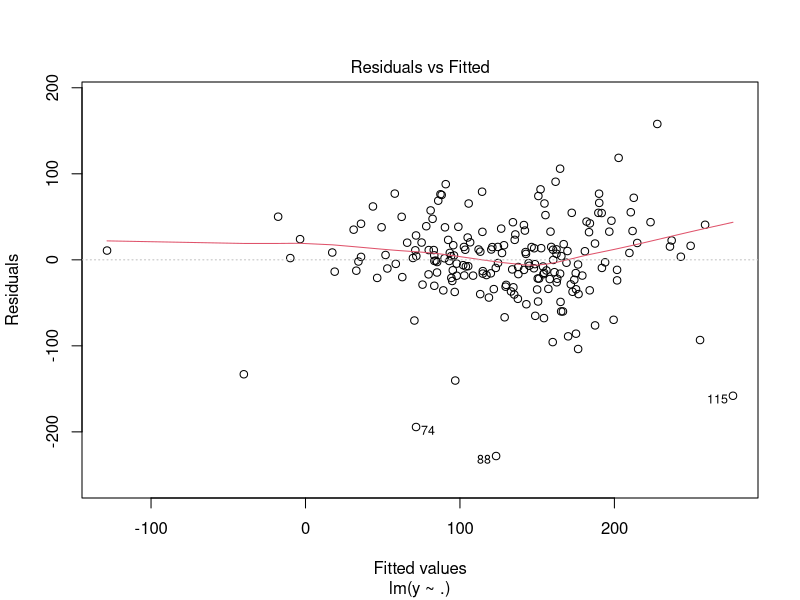
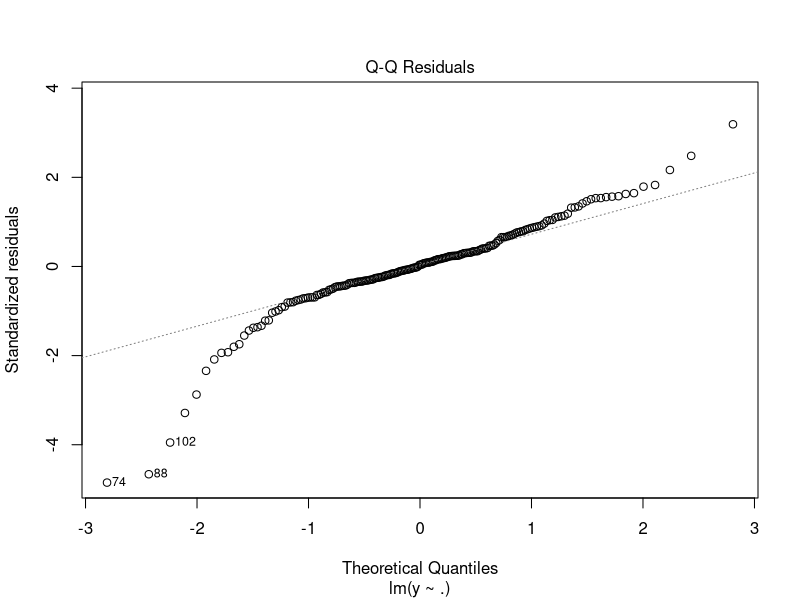
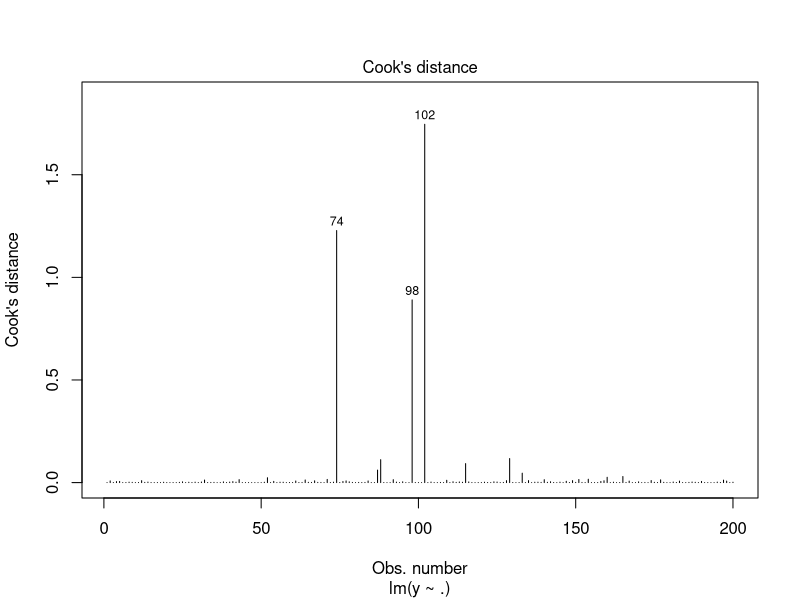
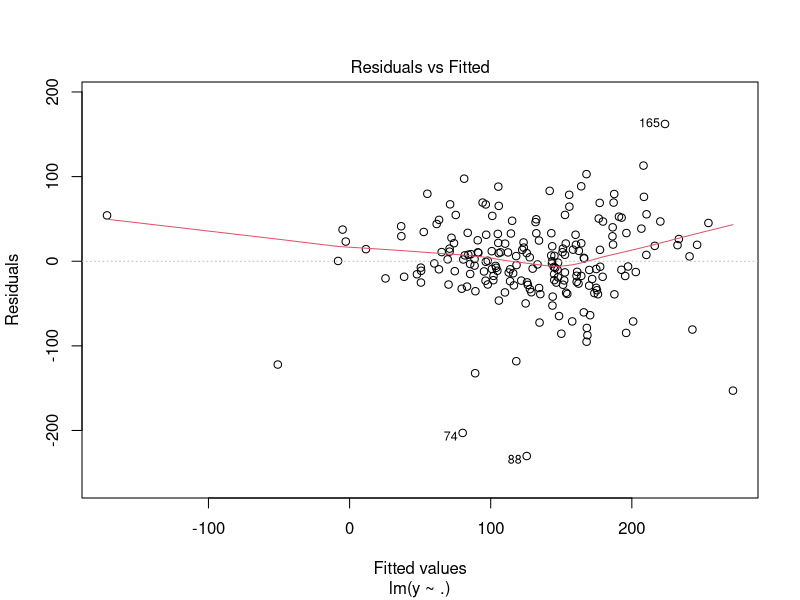
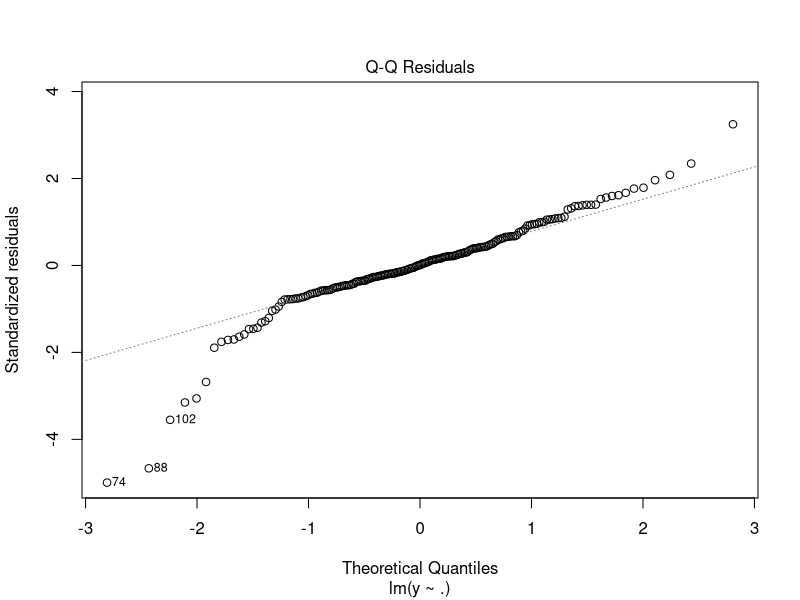
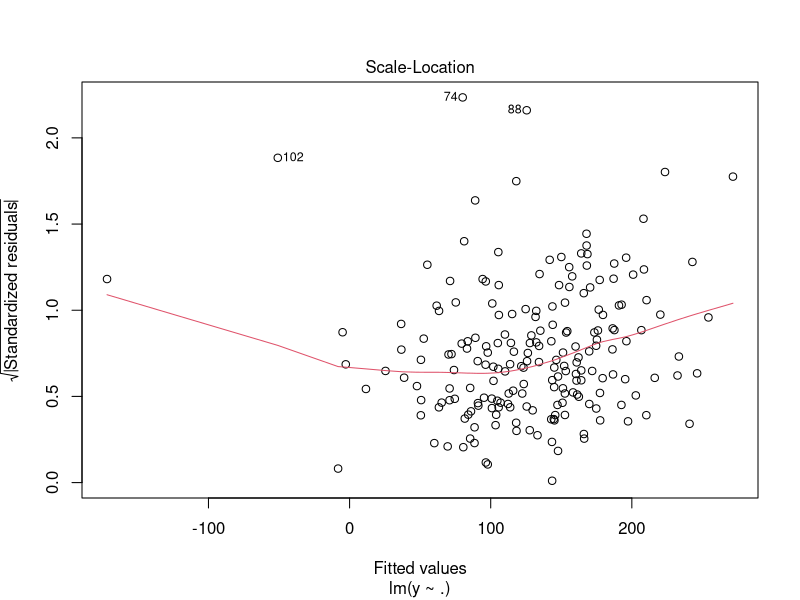
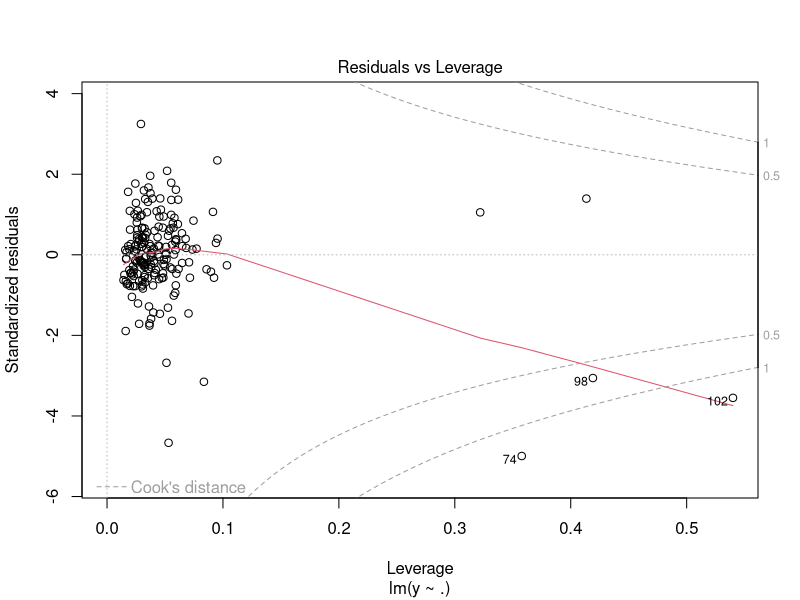
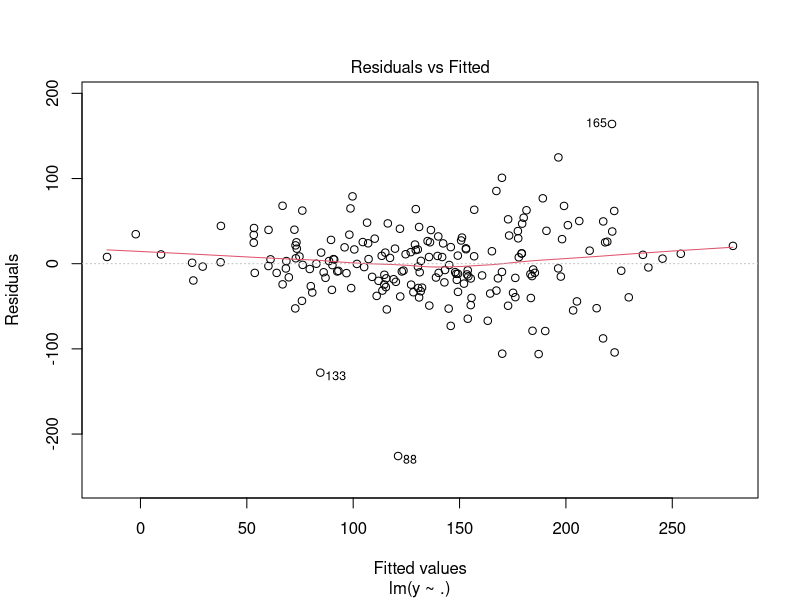

R code for these plots, in order:
## ---- chunk 1
library(car) # use vif function for multicollinearity detection
library(lmtest) # use bptest for homoscedasticity test
library(glmnet) # shrinked linear models
library(MASS)

d <- read.csv("lreg_data.csv")
## ---- chunk 2
#### improve the code below so that you can verbally explain the full model ####

# construct the model
full_lm <- lm(y ~ ., d)
summary(full_lm)

# check for the issues

# start with the residual plot
plot(full_lm, which=1)

# perform a homoscedasticity test
bptest(full_lm)

# normality of residuals? Q-Q plot and normality test
plot(full_lm, which = 2)  
shapiro.test(residuals(full_lm))

# search for outliers
plot(full_lm, which = 4)
which(cooks.distance(full_lm) > 4 / (nrow(d) - length(coef(full_lm))))

# detect potential multicollinearity
vif(full_lm)
## ---- chunk 3
#### add your code here (1p) ####
ds <- subset(d, select = -c(x2))
mod_lms <- lm(y ~ ., ds)
summary(mod_lms)
plot(mod_lms)


d1 <- ds[-c(71, 74, 102, 98, 129), ]
mod_lm1 <- lm(y ~ ., d1)
summary(mod_lm1)
plot(mod_lm1)


d2 <- ds[-c(88, 133, 165, 71, 74, 102, 98, 129), ]
mod_lm2 <- lm(y ~ ., d2)
summary(mod_lm2)
plot(mod_lm2)

vif(mod_lm2)
## ---- chunk 4
#### add your code here (1p) ####
print("full manual")
lm.full.exclude <- lm(y ~ . -x1 -x3 -x6 -x7 -x8, data = d)
print("y ~ x2 + x4 + x5 + x9 + x10")
print("alt manual")
lm.alt.exclude <- lm(y ~ . -x1 -x4 -x6 -x7 -x10, data = d2)
print("y ~ x2 + x3 + x5 + x8 + x9")

print("full step forward")
lm.full.stepfor <- stepAIC(full_lm, direction="forward", trace=0)
lm.full.stepfor$anova
print("alt step forward")
lm.alt.stepfor <- stepAIC(mod_lm2, direction="forward", trace=0)
lm.alt.stepfor$anova

print("full step backward")
lm.full.stepback <- stepAIC(full_lm, direction="backward", trace=0)
lm.full.stepback$anova
print("alt step backward")
lm.alt.stepback <- stepAIC(mod_lm2, direction="backward", trace=0)
lm.alt.stepback$anova

print("full step both")
lm.full.stepboth <- stepAIC(full_lm, direction="both", trace=0)
lm.full.stepboth$anova
print("alt step both")
lm.alt.stepboth <- stepAIC(mod_lm2, direction="both", trace=0)
lm.alt.stepboth$anova

anova(lm.full.exclude, lm.full.stepfor, lm.full.stepback, lm.full.stepboth)
anova(lm.alt.exclude, lm.alt.stepfor, lm.alt.stepback, lm.alt.stepboth)

summary(lm.full.stepback)
summary(lm.alt.stepback)

lambda_grid <- 10^ seq(10 , -3 , length =200)

lasso.full_model <- glmnet(as.matrix(d[,-ncol(d)]), d$y, alpha=1, lambda=lambda_grid, standardize = TRUE)

lasso.full.cv.out <- cv.glmnet(as.matrix(d[,-ncol(d)]), d$y, alpha=1)
plot(lasso.full.cv.out)
lasso.full.lambda <- lasso.full.cv.out$lambda.min
lasso.full.coef <- predict(lasso.full_model, type = "coefficients", s = lasso.full.lambda)
print("Lasso full")
print(as.matrix(lasso.full.coef)[seq(2,length(d)),] != 0)



lasso.alt_model <- glmnet(as.matrix(d2[,-ncol(d2)]), d2$y, alpha=1, lambda=lambda_grid, standardize = TRUE)

lasso.alt.cv.out <- cv.glmnet(as.matrix(d2[,-ncol(d2)]), d2$y, alpha=1)
plot(lasso.alt.cv.out)
lasso.alt.lambda <- lasso.alt.cv.out$lambda.min
lasso.alt.coef <- predict(lasso.alt_model, type = "coefficients", s = lasso.alt.lambda)
print("Lasso alt")
print(as.matrix(lasso.alt.coef)[seq(2,length(d2)),] != 0)
